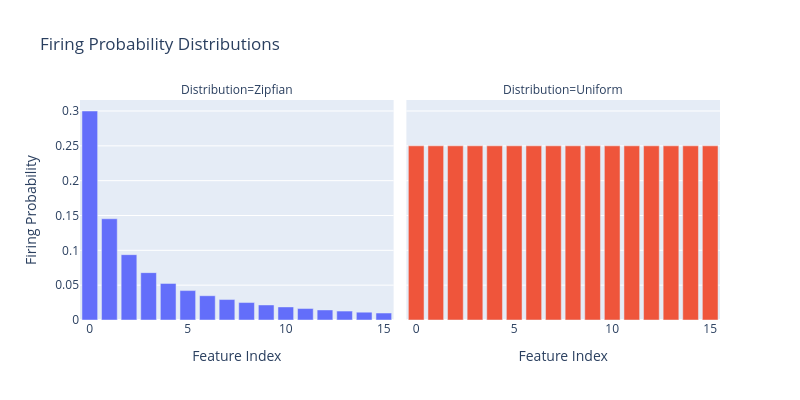

Source (notebook cell):
### Markdown cell above
## Advanced: Realistic Firing Probabilities

So far, each feature fires with equal probability. In real neural networks, features typically follow a power-law (Zipfian) distribution where a few features fire frequently and most fire rarely. We can simulate this with the `zipfian_firing_probabilities` helper:

### Code cell
import plotly.express as px
import pandas as pd
from sae_lens.synthetic import zipfian_firing_probabilities

# Create Zipfian firing probabilities
zipf_probs = zipfian_firing_probabilities(
    num_features=num_features,
    exponent=1.0,  # Higher = steeper dropoff
    max_prob=0.3,  # Most frequent feature fires 30% of the time
    min_prob=0.01,  # Least frequent feature fires 1% of the time
)

# Create a DataFrame for plotting
df = pd.DataFrame(
    {
        "Feature Index": list(range(num_features)) * 2,
        "Firing Probability": list(zipf_probs.numpy()) + list(firing_probs.numpy()),
        "Distribution": ["Zipfian"] * num_features + ["Uniform"] * num_features,
    }
)

# Create side-by-side bar charts using plotly express
fig = px.bar(
    df,
    x="Feature Index",
    y="Firing Probability",
    facet_col="Distribution",
    color="Distribution",
    color_discrete_map={"Zipfian": "#636EFA", "Uniform": "#EF553B"},
    title="Firing Probability Distributions",
    height=400,
    width=800,
)
fig.update_layout(showlegend=False)
fig.show()

print(
    f"Zipfian: max={zipf_probs.max():.3f}, min={zipf_probs.min():.3f}, mean={zipf_probs.mean():.3f}"
)

### Figure 1 — Plotly figure (JSON) as saved in the notebook; plotly's stock layout.template omitted (floating-point values rounded to 4 significant figures)
{"data": [{"hovertemplate": "Distribution=Zipfian<br>Feature Index=%{x}<br>Firing Probability=%{y}<extra></extra>", "legendgroup": "Zipfian", "marker": {"color": "#636EFA", "pattern": {"shape": ""}}, "name": "Zipfian", "orientation": "v", "showlegend": true, "textposition": "auto", "type": "bar", "x": [0, 1, 2, 3, 4, 5, 6, 7, 8, 9, 10, 11, 12, 13, 14, 15], "xaxis": "x", "y": [0.3, 0.1453, 0.09378, 0.068, 0.05253, 0.04222, 0.03486, 0.02933, 0.02504, 0.0216, 0.01879, 0.01644, 0.01446, 0.01276, 0.01129, 0.01], "yaxis": "y"}, {"hovertemplate": "Distribution=Uniform<br>Feature Index=%{x}<br>Firing Probability=%{y}<extra></extra>", "legendgroup": "Uniform", "marker": {"color": "#EF553B", "pattern": {"shape": ""}}, "name": "Uniform", "orientation": "v", "showlegend": true, "textposition": "auto", "type": "bar", "x": [0, 1, 2, 3, 4, 5, 6, 7, 8, 9, 10, 11, 12, 13, 14, 15], "xaxis": "x2", "y": [0.25, 0.25, 0.25, 0.25, 0.25, 0.25, 0.25, 0.25, 0.25, 0.25, 0.25, 0.25, 0.25, 0.25, 0.25, 0.25], "yaxis": "y2"}], "layout": {"annotations": [{"font": {}, "showarrow": false, "text": "Distribution=Zipfian", "x": 0.245, "xanchor": "center", "xref": "paper", "y": 1, "yanchor": "bottom", "yref": "paper"}, {"font": {}, "showarrow": false, "text": "Distribution=Uniform", "x": 0.755, "xanchor": "center", "xref": "paper", "y": 1, "yanchor": "bottom", "yref": "paper"}], "barmode": "relative", "height": 400, "legend": {"title": {"text": "Distribution"}, "tracegroupgap": 0}, "showlegend": false, "title": {"text": "Firing Probability Distributions"}, "width": 800, "xaxis": {"anchor": "y", "domain": [0, 0.49], "title": {"text": "Feature Index"}}, "xaxis2": {"anchor": "y2", "domain": [0.51, 1], "matches": "x", "title": {"text": "Feature Index"}}, "yaxis": {"anchor": "x", "domain": [0, 1], "title": {"text": "Firing Probability"}}, "yaxis2": {"anchor": "x2", "domain": [0, 1], "matches": "y", "showticklabels": false}}}
